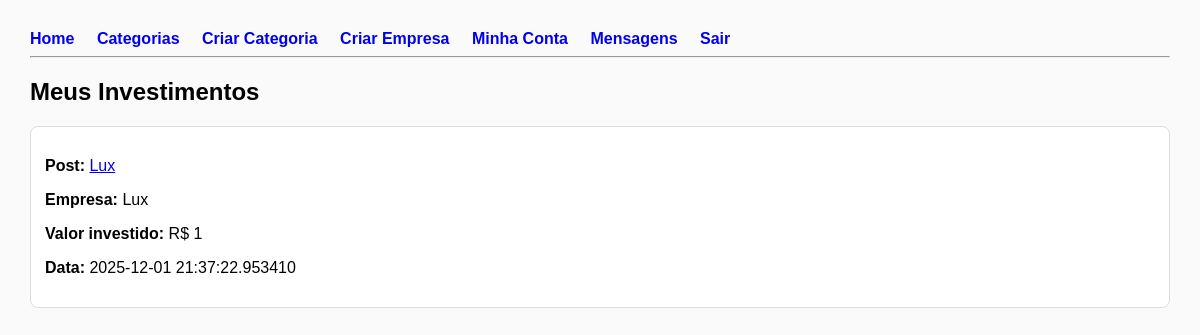
The page /my_investments (signed in) on the database as committed earlier.
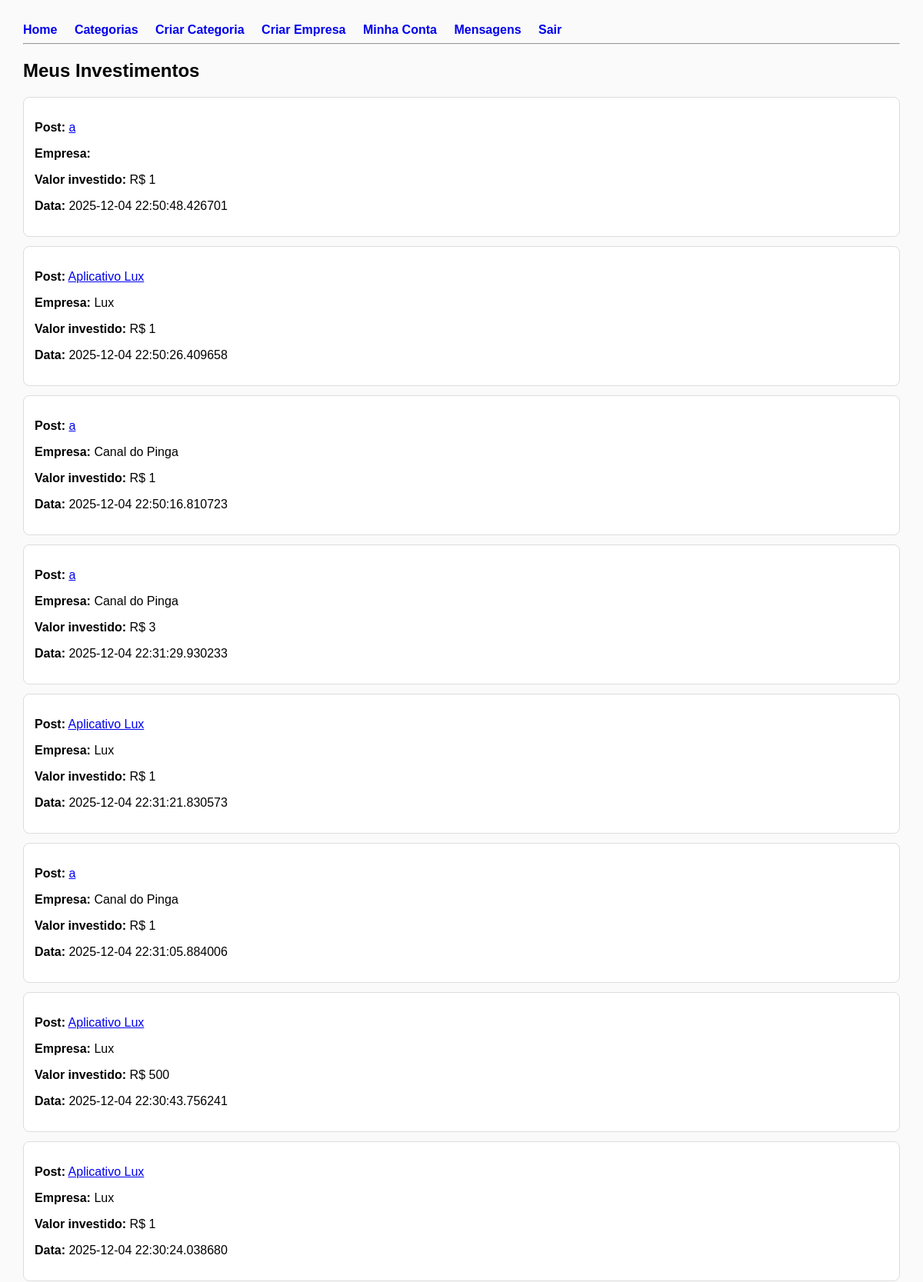
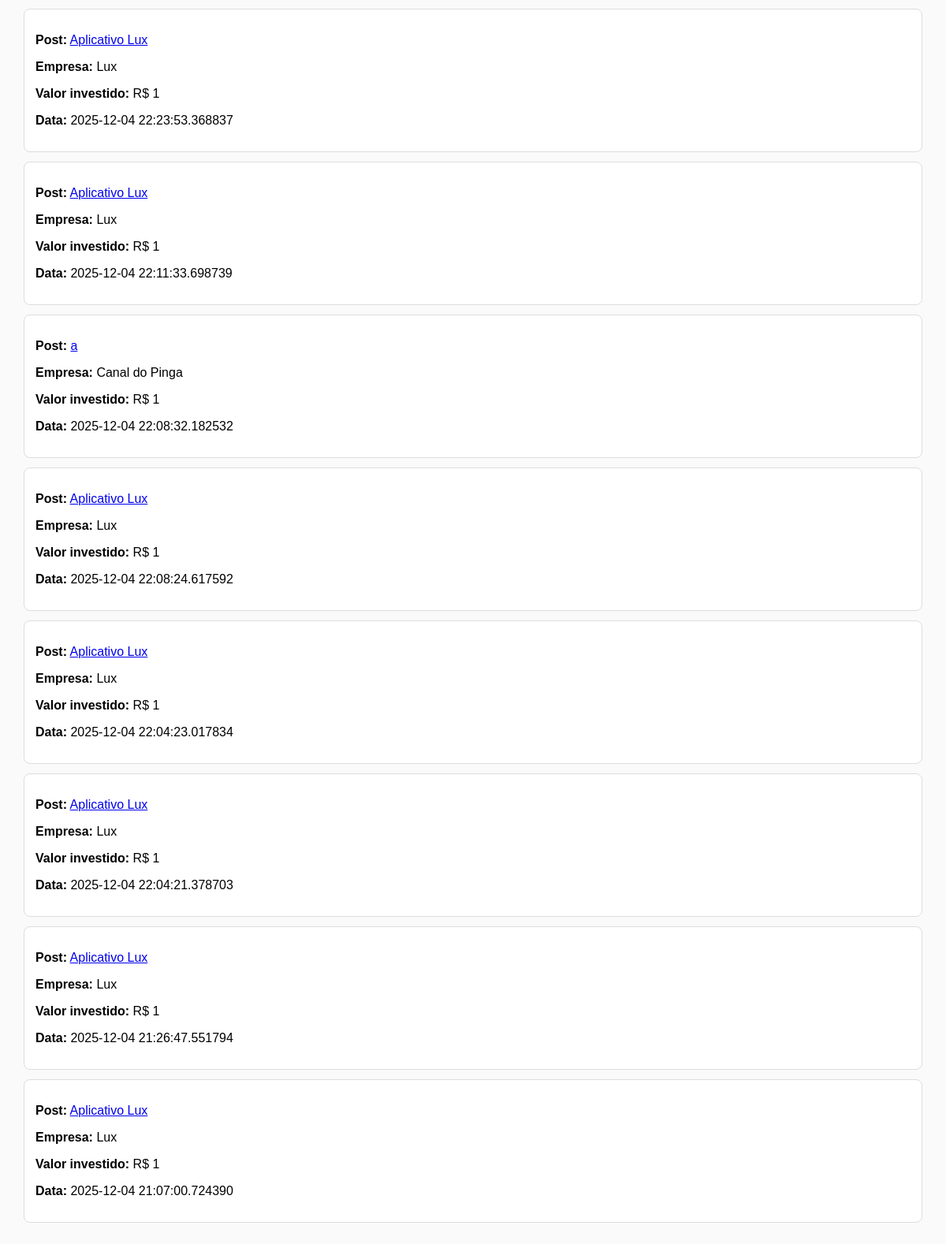
The same page on the database as committed later (2 pictures, top to bottom).
### app.py (models this page shows)
class InvestmentHistory(db.Model):
    id = db.Column(db.Integer, primary_key=True)
    company_id = db.Column(db.Integer, db.ForeignKey("company.id"), nullable=False)
    post_id = db.Column(db.Integer, db.ForeignKey("post.id"), nullable=False)
    amount = db.Column(db.Integer, nullable=False)
    created_at = db.Column(db.DateTime, default=datetime.utcnow)

class Post(db.Model):
    id = db.Column(db.Integer, primary_key=True)
    title = db.Column(db.String(200), nullable=False)
    content = db.Column(db.Text)
    created_at = db.Column(db.DateTime, default=datetime.utcnow)
    likes = db.Column(db.Integer, default=0)
    investment = db.Column(db.Integer, default=0)
    score = db.Column(db.Float, default=0)
    company_id = db.Column(db.Integer, db.ForeignKey("company.id"), nullable=False)
    category_id = db.Column(db.Integer, db.ForeignKey("category.id", ondelete="CASCADE"), nullable=False)
    comments = db.relationship("Comment", backref="post", lazy=True, cascade="all, delete-orphan")
    investment_history = db.relationship("InvestmentHistory", backref="post", lazy=True, cascade="all, delete-orphan")
    company = db.relationship("Company", backref="posts")
    category = db.relationship("Category", backref="posts")

class Company(db.Model):
    id = db.Column(db.Integer, primary_key=True)
    name = db.Column(db.String(140), nullable=False, unique=True)
    bio = db.Column(db.Text)
    website = db.Column(db.String(250))
    password = db.Column(db.String(200), nullable=False)
    created_at = db.Column(db.DateTime, default=datetime.utcnow)
    category_id = db.Column(db.Integer, db.ForeignKey("category.id"), nullable=True)
    comments = db.relationship("Comment", backref="author", lazy=True)
    investments_made = db.relationship("InvestmentHistory", backref="investor", lazy=True, foreign_keys='InvestmentHistory.company_id')
    messages_sent = db.relationship("Message", backref="sender", lazy=True, foreign_keys='Message.sender_id')
    messages_received = db.relationship("Message", backref="receiver", lazy=True, foreign_keys='Message.receiver_id')

### app.py (the view)
@app.route("/my_investments")
def my_investments():
    if "company_id" not in session:
        return redirect("/login")
    company = Company.query.get(session["company_id"])
    investments = InvestmentHistory.query.filter_by(company_id=company.id).order_by(InvestmentHistory.created_at.desc()).all()
    return render_template("my_investments.html", investments=investments)

### templates/my_investments.html
{% extends "base.html" %}
{% block content %}
<h2>Meus Investimentos</h2>
{% if investments %}
  {% for inv in investments %}
    <div class="card">
      <p><strong>Post:</strong>
        <a href="{{ url_for('post_view', post_id=inv.post_id) }}">
          {{ inv.post.title }}
        </a>
      </p>
      <p><strong>Empresa:</strong> {{ inv.post.company.name }}</p>
      <p><strong>Valor investido:</strong> R$ {{ inv.amount }}</p>
      <p><strong>Data:</strong> {{ inv.created_at }}</p>
    </div>
  {% endfor %}
{% else %}
  <p>Você ainda não investiu em nada.</p>
{% endif %}
{% endblock %}

Rows that differ between the two databases and show on the page:
removed InvestmentHistory: post "Lux", post.company.name "Lux", amount "1", created_at "2025-12-01 21:37:22.953410"
added InvestmentHistory: post "a", amount "1", created_at "2025-12-04 22:50:48.426701"
added InvestmentHistory: post "Aplicativo Lux", post.company.name "Lux", amount "1", created_at "2025-12-04 22:50:26.409658"
added InvestmentHistory: post "a", post.company.name "Canal do Pinga", amount "1", created_at "2025-12-04 22:50:16.810723"
added InvestmentHistory: post "a", post.company.name "Canal do Pinga", amount "3", created_at "2025-12-04 22:31:29.930233"
added InvestmentHistory: post "Aplicativo Lux", post.company.name "Lux", amount "1", created_at "2025-12-04 22:31:21.830573"
added InvestmentHistory: post "a", post.company.name "Canal do Pinga", amount "1", created_at "2025-12-04 22:31:05.884006"
added InvestmentHistory: post "Aplicativo Lux", post.company.name "Lux", amount "500", created_at "2025-12-04 22:30:43.756241"
added InvestmentHistory: post "Aplicativo Lux", post.company.name "Lux", amount "1", created_at "2025-12-04 22:30:24.038680"
added InvestmentHistory: post "Aplicativo Lux", post.company.name "Lux", amount "1", created_at "2025-12-04 22:23:53.368837"
added InvestmentHistory: post "Aplicativo Lux", post.company.name "Lux", amount "1", created_at "2025-12-04 22:11:33.698739"
added InvestmentHistory: post "a", post.company.name "Canal do Pinga", amount "1", created_at "2025-12-04 22:08:32.182532"
added InvestmentHistory: post "Aplicativo Lux", post.company.name "Lux", amount "1", created_at "2025-12-04 22:08:24.617592"
added InvestmentHistory: post "Aplicativo Lux", post.company.name "Lux", amount "1", created_at "2025-12-04 22:04:23.017834"
added InvestmentHistory: post "Aplicativo Lux", post.company.name "Lux", amount "1", created_at "2025-12-04 22:04:21.378703"
added InvestmentHistory: post "Aplicativo Lux", post.company.name "Lux", amount "1", created_at "2025-12-04 21:26:47.551794"
added InvestmentHistory: post "Aplicativo Lux", post.company.name "Lux", amount "1", created_at "2025-12-04 21:07:00.724390"
